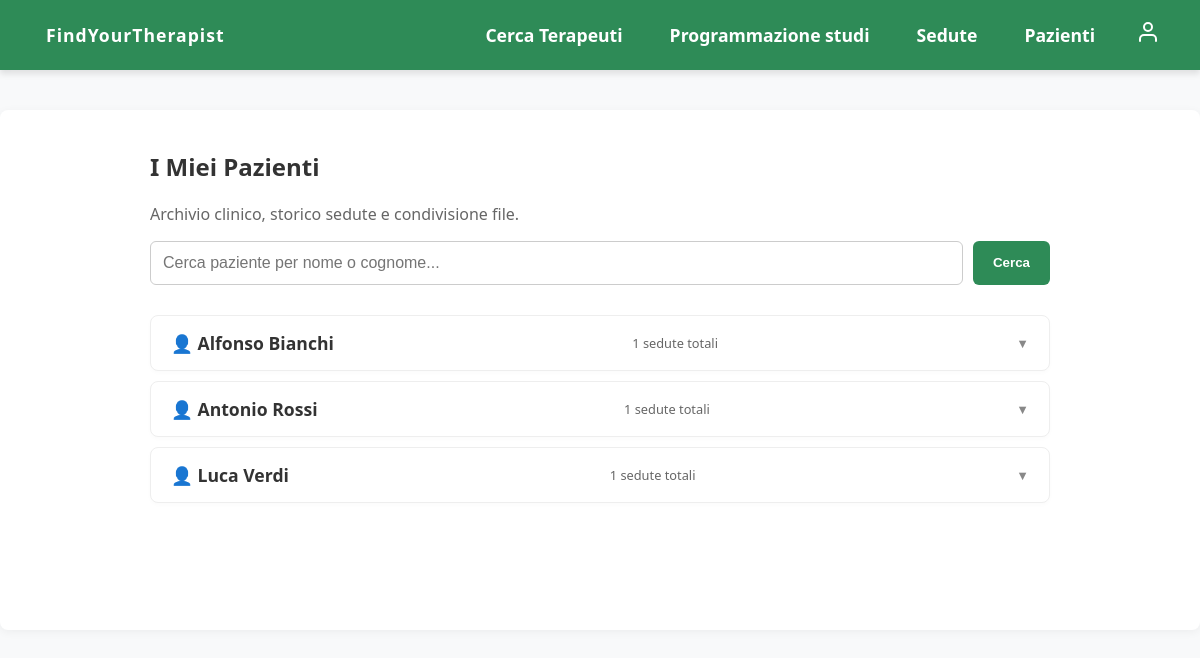
Screenshot of /prenotazioni/i-miei-pazienti/ (signed in) with the database file from the repository.
### utenti/models.py (models this page shows, shortened)
class Paziente(models.Model):
    user = models.OneToOneField(User, on_delete=models.CASCADE)
    data_nascita = models.DateField(blank=True, null=True)
    numero_telefono = models.CharField(max_length=15, blank=True, null=True)
    citta_residenza = models.CharField(max_length=100, blank=True, null=True)
    indirizzo = models.CharField(max_length=200, blank=True, null=True)
    CF = models.CharField(max_length=16, blank=True, null=True)  # Codice Fiscale
    class Meta:
        verbose_name = "Paziente"
        verbose_name_plural = "Pazienti"
        ordering = ['id']

### prenotazioni/views.py (the view)
# urls.py: path('i-miei-pazienti/', ListaPazientiTerapeutaView.as_view(), name='lista_pazienti'),
class ListaPazientiTerapeutaView(LoginRequiredMixin, View):
    def get(self, request):
        if not hasattr(request.user, 'terapeuta'):
            return redirect('home')
        terapeuta = request.user.terapeuta
        query = request.GET.get('q', '')
        ora_attuale = timezone.now()
        colloqui_futuri = Prenotazione.objects.filter(terapeuta=terapeuta, data_ora__gte=ora_attuale).order_by('data_ora')
        colloqui_passati = Prenotazione.objects.filter(terapeuta=terapeuta, data_ora__lt=ora_attuale).order_by('-data_ora')
        pazienti = Paziente.objects.filter(prenotazioni__terapeuta=terapeuta).distinct()
        if query:
            pazienti = pazienti.filter(Q(user__first_name__icontains=query) | Q(user__last_name__icontains=query))
        pazienti = pazienti.prefetch_related(
            Prefetch('prenotazioni', queryset=colloqui_futuri, to_attr='futuri'),
            Prefetch('prenotazioni', queryset=colloqui_passati, to_attr='passati')
        )
        paginator = Paginator(pazienti, 10)
        page_number = request.GET.get('page')
        page_obj = paginator.get_page(page_number)
        for paziente in page_obj:
            rel = RelazioneTerapeutica.objects.filter(terapeuta=terapeuta, paziente=paziente).first()
            if rel:
                paziente.permesso_upload = rel.paziente_puo_caricare_file
                paziente.cartella_privata = CartellaFile.objects.filter(relazione=rel, is_condivisa=False, cartella_padre__isnull=True).prefetch_related('documenti', 'sottocartelle__documenti').first()
                paziente.cartella_condivisa = CartellaFile.objects.filter(relazione=rel, is_condivisa=True, cartella_padre__isnull=True).prefetch_related('documenti', 'sottocartelle__documenti').first()
            else:
                paziente.permesso_upload = False
        query_dict = request.GET.copy()
        if 'page' in query_dict:
            del query_dict['page']
        context = {
            'page_obj': page_obj,
            'query': query,
            'url_params': query_dict.urlencode()
        }
        return render(request, 'prenotazioni/lista_pazienti.html', context)

### templates/prenotazioni/lista_pazienti.html (shortened to what this page needs)
{% extends 'base.html' %}
{% load static %}
{% block extra_css %}
    <link rel="stylesheet" href="{% static 'css/lista_pazienti.css' %}?v=1">
{% endblock %}
{% block contenuto %}
<div class="prenotazioni-container" style="max-width: 900px; margin: 0 auto;">
    <div class="header-sezione">
        <h2>I Miei Pazienti</h2>
        <p style="color: #666;">Archivio clinico, storico sedute e condivisione file.</p>
    </div>
    <form method="GET" class="search-bar-container">
        <input type="text" name="q" class="search-input" placeholder="Cerca paziente per nome o cognome..." value="{{ query }}">
        <button type="submit" class="search-btn">Cerca</button>
    </form>
    {% if page_obj %}
        {% for paziente in page_obj %}
            <details>
                <summary>
                    <span style="font-size: 1.1em;">👤 {{ paziente.user.first_name }} {{ paziente.user.last_name }}</span>
                    {% with futuri_c=paziente.futuri|length passati_c=paziente.passati|length %}
                        <span style="font-size: 0.8em; font-weight: normal; color: #666;">
                            {{ futuri_c|add:passati_c }} sedute totali
                        </span>
                    {% endwith %}
                </summary>
            </details>
        {% endfor %}
    {% endif %}
</div>
{% endblock %}

### static/css/style.css (style rules this page uses)
body { margin: 0; padding: 0; font-family: 'Segoe UI', Tahoma, Geneva, Verdana, sans-serif; background-color: #f8f9fa; color: #333; }

### static/css/lista_pazienti.css (style rules this page uses)
.search-bar-container { display: flex; gap: 10px; margin-bottom: 30px; }
.search-input { flex: 1; padding: 12px; border: 1px solid #ccc; border-radius: 6px; font-size: 1em; }
.search-btn { padding: 12px 20px; background-color: #2e8b57; color: white; border: none; border-radius: 6px; cursor: pointer; font-weight: bold; }
details { background: #fff; border: 1px solid #eee; border-radius: 8px; margin-bottom: 10px; box-shadow: 0 2px 4px rgba(0,0,0,0.02); }
summary { padding: 15px 20px; font-weight: bold; cursor: pointer; list-style: none; display: flex; justify-content: space-between; align-items: center; transition: background 0.2s; }
summary::after { content: '▼'; font-size: 0.8em; color: #888; transition: transform 0.2s; }

### rows the page displays
Paziente: user.first_name "Alfonso", user.last_name "Bianchi", id "1"
Paziente: user.first_name "Antonio", user.last_name "Rossi", value "1"
Paziente: user.first_name "Luca", user.last_name "Verdi", value "1"
